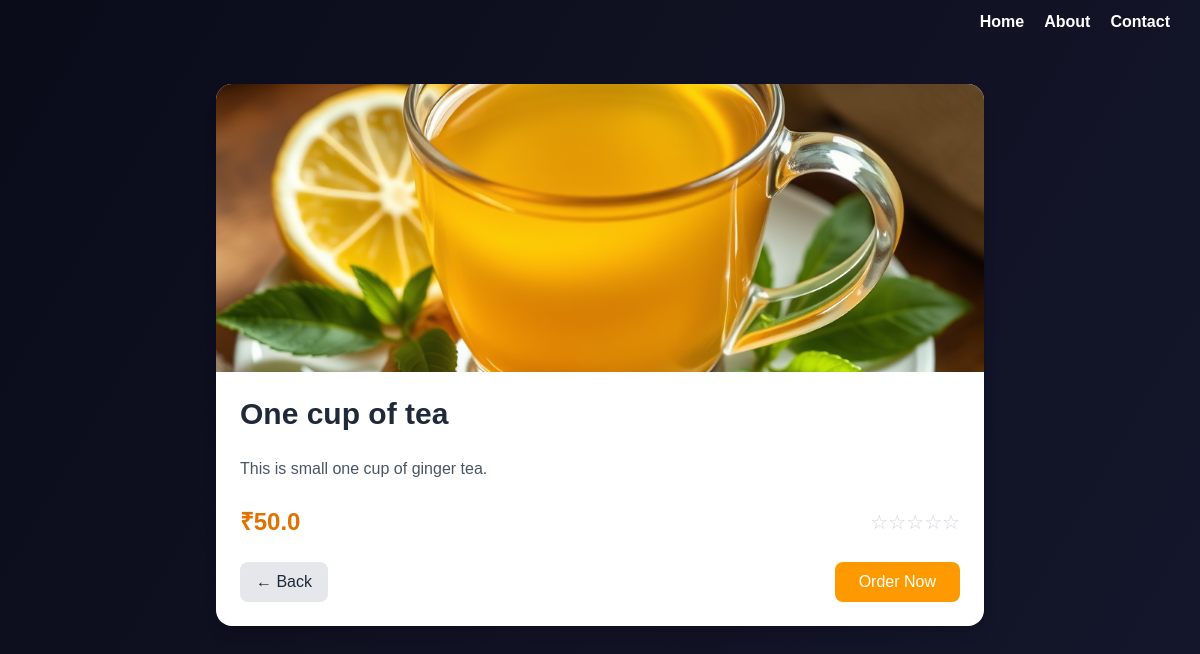
Page /chai/1/ on the committed database.
### DjangoApp/models.py (models this page shows, shortened)
class ChaiVarity(models.Model):
    CHAI_TYPE_CHOICE = [
        ("ML", "MASALA"),
        ("GR", "GINGER"),
        ("KL", "KIWI"),
        ("PL", "PLAIN"),
        ("EL", "ELACHI"),
    ]
    name = models.CharField(max_length=100)
    image = models.ImageField(upload_to="chais/")
    date_added = models.DateTimeField(default=timezone.now)
    type = models.CharField(max_length=2, choices=CHAI_TYPE_CHOICE)
    description = models.TextField(default="Delicious Chai")
    price = models.FloatField(default=20.0)

### DjangoApp/views.py (the view)
# urls.py: path('<int:chai_id>/',views.chai_detail,name="details")
def chai_detail(request, chai_id):
    chai = ChaiVarity.objects.get(id=chai_id)
    return render(request, "DjangoApp/chai_detail.html", {"chai": chai})

### DjangoApp/templates/DjangoApp/chai_detail.html (shortened to what this page needs)
{% extends "layout.html" %}
{% block content %}
<div class="container mx-auto px-4 py-10">
  <div class="max-w-3xl mx-auto bg-white shadow-lg rounded-2xl overflow-hidden">
    <img src="{{ chai.image.url }}" alt="{{ chai.name }}" class="w-full h-72 object-cover">
    <div class="p-6">
      <h1 class="text-3xl font-bold text-gray-800 mb-2">{{ chai.name }}</h1>
      <p class="text-gray-600 leading-relaxed mb-6">
        {{ chai.description }}
      </p>
      <div class="flex items-center justify-between mb-6">
        <span class="text-2xl font-semibold text-amber-600">₹{{ chai.price }}</span>
        <div class="flex">
          {% for i in "12345" %}
            {% if forloop.counter <= chai.rating %}
              <span class="text-yellow-400 text-xl">★</span>
            {% else %}
              <span class="text-gray-300 text-xl">☆</span>
            {% endif %}
          {% endfor %}
        </div>
      </div>
      <div class="flex justify-between items-center">
        <a href="{% url 'all_chai' %}">
          <button class="px-4 py-2 bg-gray-200 hover:bg-gray-300 text-gray-800 rounded-lg transition">
            ← Back
          </button>
        </a>
        <button class="px-6 py-2 bg-amber-500 hover:bg-amber-600 text-white rounded-lg transition">
          Order Now
        </button>
      </div>
    </div>
  </div>
</div>
{% endblock %}

### static/test.css (style rules this page uses)
body { font-family: Arial, sans-serif; background: linear-gradient(120deg, #0b0c1a, #0f1020 40%, #14162b 100%); color: white; }
a { list-style: none; text-decoration: none; color: white; }

### rows in the picture
ChaiVarity: image (picture), name "One cup of tea", description "This is small one cup of ginger tea.", price "50.0"
